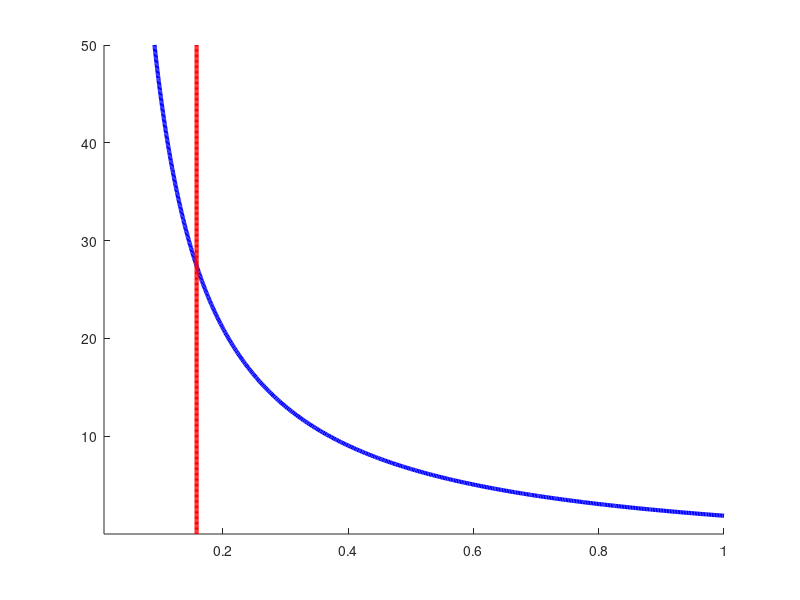

This chart was generated by the following MATLAB code: (Note: this script raises an error after producing the figure.)
% Null Isocline Determination
% Use:
% Leave the parameters as they are, for a proper comparison to the modeled
% research questions. If you want to check for another equilibrium, feel
% free to change the parameters:

PPT = 0.8; 
e = 10;
k1 = 3;
k2 = 5;
W0 = 0.2;
cmax = 0.5;
d = 0.1;
b = 0.15;
rw = 0.1;

% Grid, to represent every point in our Area of Interest

W = linspace(0.01, 1, 400);
P = linspace(0.01, 50, 400);
[Wg, Pg] = meshgrid(W, P);

% Calculate the derivatives at every position in our grid

dWdt = PPT .* ((Pg + k2*W0) ./ (Pg + k2)) ...
       - (cmax .* Wg ./ (Wg + k1)) .* Pg ...
       - rw .* Wg;

dPdt = e .* (cmax .* (Wg ./ (Wg + k1))) .* Pg ...
       - (d+b) .* Pg;

% Plot our derivatives only if they are 0

figure; hold on;

redlight = [1, 0.4, 0.4];

contour(Wg, Pg, dWdt, [0 0], 'b', 'LineWidth', 3); % W-nullcline
contour(Wg, Pg, dPdt, [0 0], 'r', 'LineWidth', 3); % P-nullcline
yline(0, 'Color', redlight , 'LineWidth', 3)

xlabel('Soil water W');
ylabel('Plant biomass P');
title('Null Isoclines and Equilibrium Point');
legend('W-nullcline', 'P-nullcline (non-trivial)', 'P-nullcline (trivial)', 'Location', 'NorthEast');

xlim([0 1]);
ylim([0 50]);
grid on; box on;